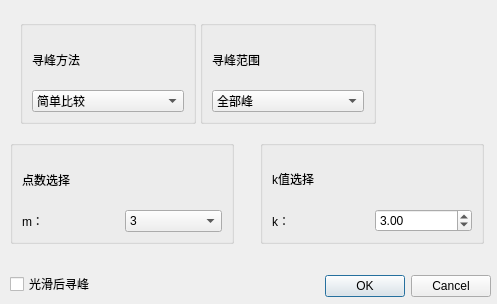
<?xml version="1.0" encoding="UTF-8"?>
<ui version="4.0">
 <class>Dialog</class>
 <widget class="QDialog" name="Dialog">
  <property name="geometry">
   <rect>
    <x>0</x>
    <y>0</y>
    <width>497</width>
    <height>304</height>
   </rect>
  </property>
  <property name="windowTitle">
   <string>Dialog</string>
  </property>
  <widget class="QDialogButtonBox" name="buttonBox">
   <property name="geometry">
    <rect>
     <x>150</x>
     <y>270</y>
     <width>341</width>
     <height>32</height>
    </rect>
   </property>
   <property name="orientation">
    <enum>Qt::Horizontal</enum>
   </property>
   <property name="standardButtons">
    <set>QDialogButtonBox::Cancel|QDialogButtonBox::Ok</set>
   </property>
  </widget>
  <widget class="QGroupBox" name="groupBox">
   <property name="geometry">
    <rect>
     <x>20</x>
     <y>20</y>
     <width>176</width>
     <height>104</height>
    </rect>
   </property>
   <property name="title">
    <string/>
   </property>
   <layout class="QGridLayout" name="gridLayout">
    <item row="0" column="0">
     <widget class="QLabel" name="label">
      <property name="text">
       <string>寻峰方法</string>
      </property>
     </widget>
    </item>
    <item row="1" column="0">
     <widget class="QComboBox" name="comboBox">
      <item>
       <property name="text">
        <string>简单比较</string>
       </property>
      </item>
      <item>
       <property name="text">
        <string>一阶导数法</string>
       </property>
      </item>
     </widget>
    </item>
   </layout>
  </widget>
  <widget class="QGroupBox" name="groupBox_2">
   <property name="geometry">
    <rect>
     <x>10</x>
     <y>140</y>
     <width>224</width>
     <height>104</height>
    </rect>
   </property>
   <property name="title">
    <string/>
   </property>
   <layout class="QGridLayout" name="gridLayout_2">
    <item row="2" column="0">
     <widget class="QLabel" name="label_3">
      <property name="text">
       <string>m：</string>
      </property>
     </widget>
    </item>
    <item row="2" column="1">
     <widget class="QComboBox" name="comboBox_2">
      <property name="currentText">
       <string>3</string>
      </property>
      <item>
       <property name="text">
        <string>3</string>
       </property>
      </item>
      <item>
       <property name="text">
        <string>5</string>
       </property>
      </item>
      <item>
       <property name="text">
        <string>7</string>
       </property>
      </item>
      <item>
       <property name="text">
        <string>9</string>
       </property>
      </item>
     </widget>
    </item>
    <item row="1" column="0" colspan="2">
     <widget class="QLabel" name="label_2">
      <property name="text">
       <string>点数选择</string>
      </property>
     </widget>
    </item>
   </layout>
  </widget>
  <widget class="QGroupBox" name="groupBox_3">
   <property name="enabled">
    <bool>true</bool>
   </property>
   <property name="geometry">
    <rect>
     <x>260</x>
     <y>140</y>
     <width>224</width>
     <height>104</height>
    </rect>
   </property>
   <property name="title">
    <string/>
   </property>
   <layout class="QGridLayout" name="gridLayout_3">
    <item row="1" column="0" colspan="2">
     <widget class="QLabel" name="label_5">
      <property name="text">
       <string>k值选择</string>
      </property>
     </widget>
    </item>
    <item row="2" column="0">
     <widget class="QLabel" name="label_4">
      <property name="text">
       <string>k：</string>
      </property>
     </widget>
    </item>
    <item row="2" column="1">
     <widget class="QDoubleSpinBox" name="doubleSpinBox">
      <property name="minimum">
       <double>1.000000000000000</double>
      </property>
      <property name="maximum">
       <double>7.000000000000000</double>
      </property>
      <property name="singleStep">
       <double>0.100000000000000</double>
      </property>
      <property name="value">
       <double>3.000000000000000</double>
      </property>
     </widget>
    </item>
   </layout>
  </widget>
  <widget class="QGroupBox" name="groupBox_4">
   <property name="geometry">
    <rect>
     <x>200</x>
     <y>20</y>
     <width>176</width>
     <height>104</height>
    </rect>
   </property>
   <property name="title">
    <string/>
   </property>
   <layout class="QGridLayout" name="gridLayout_4">
    <item row="0" column="0">
     <widget class="QLabel" name="label_6">
      <property name="text">
       <string>寻峰范围</string>
      </property>
     </widget>
    </item>
    <item row="1" column="0">
     <widget class="QComboBox" name="comboBox_3">
      <item>
       <property name="text">
        <string>全部峰</string>
       </property>
      </item>
      <item>
       <property name="text">
        <string>最强峰</string>
       </property>
      </item>
     </widget>
    </item>
   </layout>
  </widget>
  <widget class="QCheckBox" name="checkBox">
   <property name="geometry">
    <rect>
     <x>10</x>
     <y>270</y>
     <width>161</width>
     <height>28</height>
    </rect>
   </property>
   <property name="text">
    <string>光滑后寻峰</string>
   </property>
  </widget>
 </widget>
 <resources/>
 <connections>
  <connection>
   <sender>buttonBox</sender>
   <signal>accepted()</signal>
   <receiver>Dialog</receiver>
   <slot>accept()</slot>
   <hints>
    <hint type="sourcelabel">
     <x>248</x>
     <y>254</y>
    </hint>
    <hint type="destinationlabel">
     <x>157</x>
     <y>274</y>
    </hint>
   </hints>
  </connection>
  <connection>
   <sender>buttonBox</sender>
   <signal>rejected()</signal>
   <receiver>Dialog</receiver>
   <slot>reject()</slot>
   <hints>
    <hint type="sourcelabel">
     <x>316</x>
     <y>260</y>
    </hint>
    <hint type="destinationlabel">
     <x>286</x>
     <y>274</y>
    </hint>
   </hints>
  </connection>
 </connections>
</ui>
